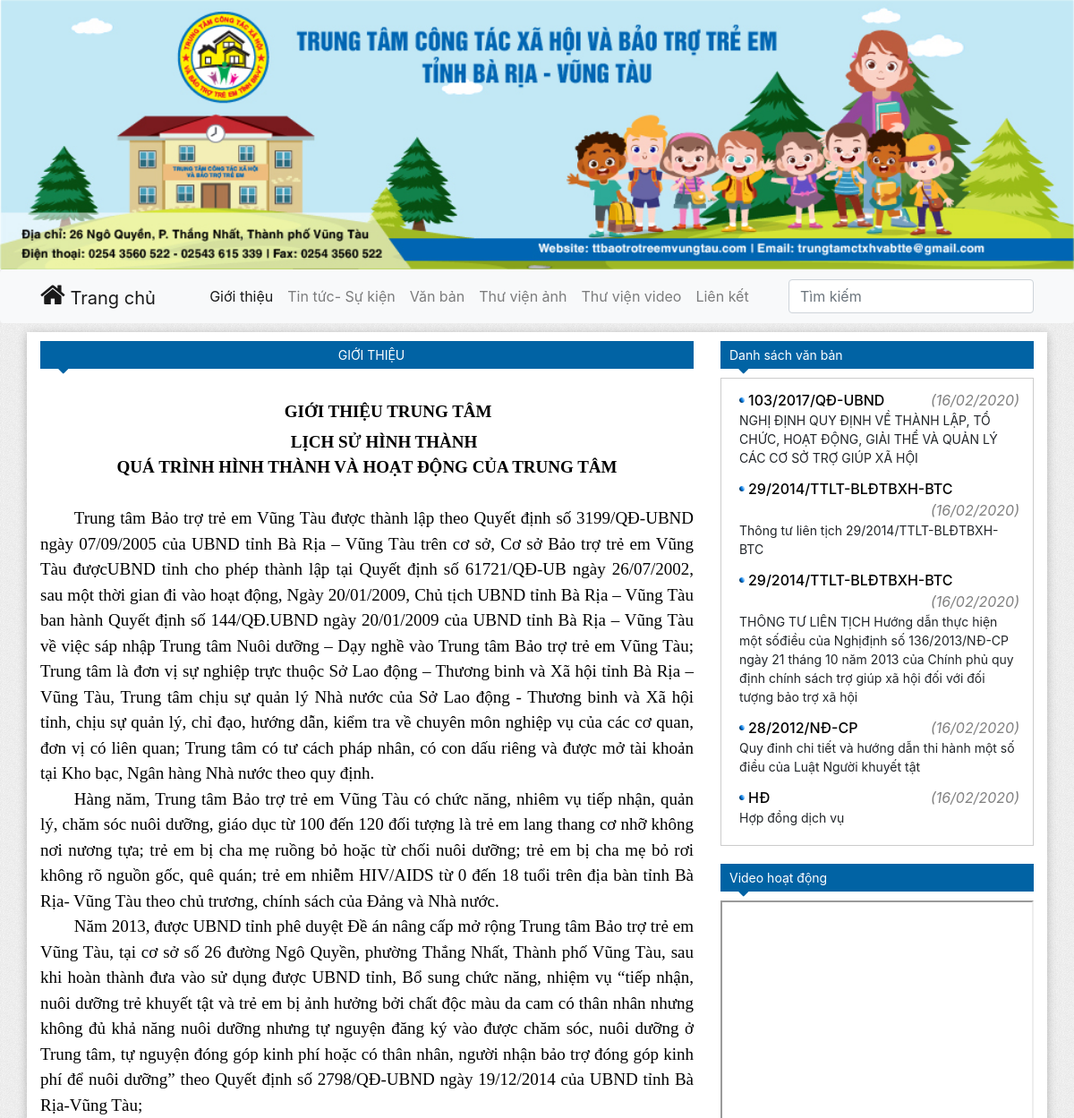
The app's page /about (upper part), older data.
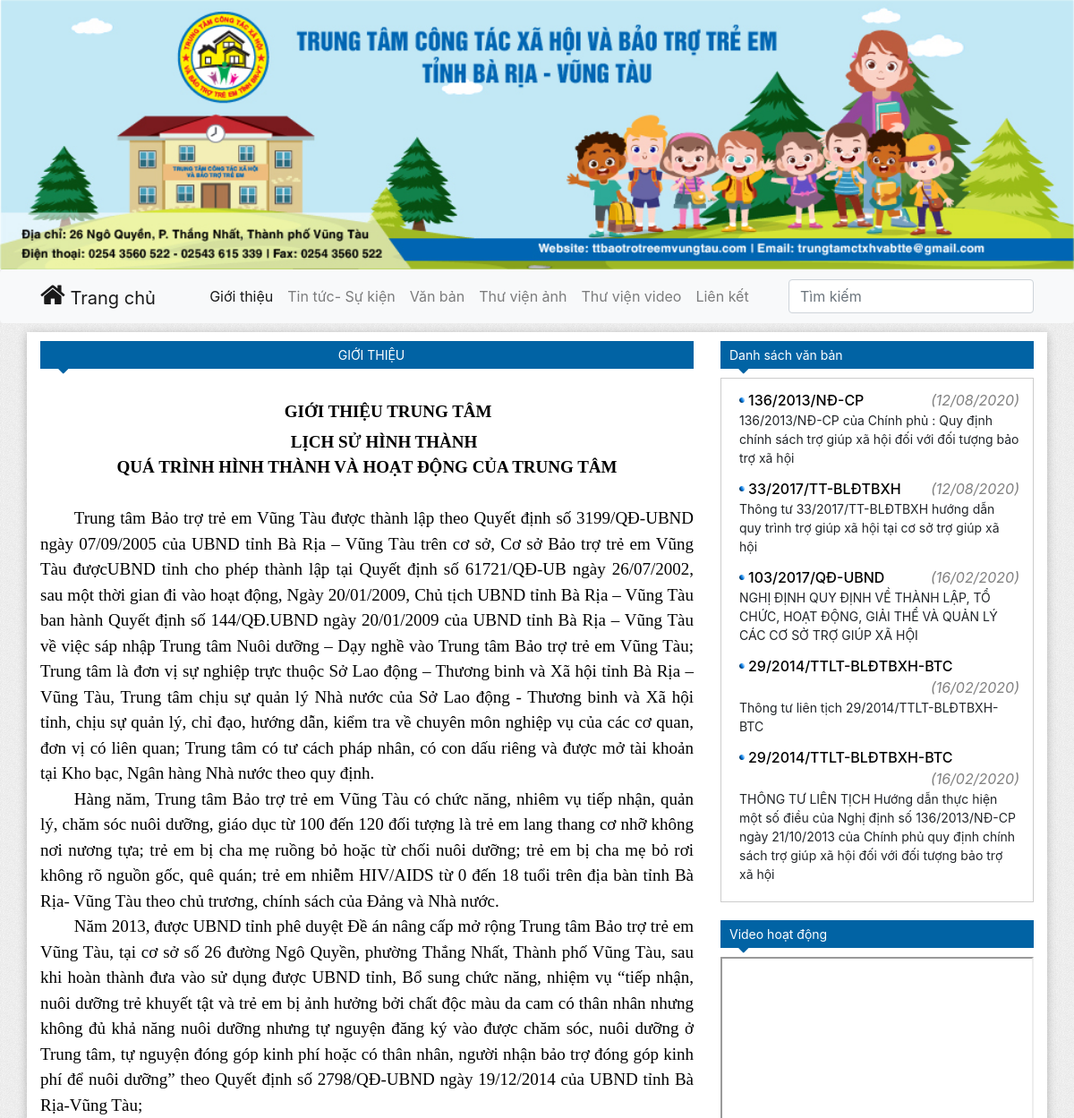
The same page, newer data.
### blog/models.py (models this page shows, shortened)
class PostFile(models.Model):
    type_choices = [
        ('0', 'Cải cách hành chính'),
        ('1', 'Thông báo')
    ]
    author = models.ForeignKey(get_user_model(), on_delete=models.CASCADE)
    number = models.CharField(max_length=200, default='')
    name = models.CharField(max_length=200, default='')
    file = models.FileField()
    type = models.CharField("Loại văn bản", default='0', max_length=100, choices=type_choices)
    created_date = models.DateTimeField(default=timezone.now)

### home/views.py (the view)
# urls.py: path('about', views.about, name='about'),
def about(request):
    files = PostFile.objects.all().order_by('-created_date')[:5]
    images = PostImage.objects.all().order_by('-created_date')[:8]
    return render(request, 'home/about.html', {'files': files, 'images': images})

### blog/models.py (called while the page is built)
    def default_image(self):
        return Image.objects.filter(post_image=self).first()

### templates/home/about.html (shortened to what the changed rows need)
{% extends 'base.html' %}
{% load static %}

### templates/base.html (shortened to what this page needs)
<!doctype html>
<html lang="en">
<head>
    {% load static %}
    <link rel="stylesheet" href="https://stackpath.bootstrapcdn.com/bootstrap/4.3.1/css/bootstrap.min.css"
>
    <link rel="stylesheet" href="https://maxcdn.bootstrapcdn.com/font-awesome/4.7.0/css/font-awesome.min.css">
    <link rel="stylesheet" href="{% static 'css/style.css' %}">
</head>
<body>
<div id="header">
    <img class="image-header" src="{% static 'images/header.jpg' %}">
    <nav class="navbar navbar-expand-lg navbar-light bg-light rounded">
        <div class="container"><a class="navbar-brand" href="{% url 'home:index' %}"><i
                class="icon-home fa fa-home"></i> Trang chủ</a>
            <div class="collapse navbar-collapse" id="navbarsExample09">
                <ul class="navbar-nav m-auto">
                    <li class="nav-item">
                        <a class="nav-link {% if request.path == "/about" %}active{% endif %}" href="{% url 'home:about' %}">Giới thiệu</a>
                    </li>
                    <li class="nav-item">
                        <a class="nav-link {% if request.path == "/blog/post-list/" %}active{% endif %}" href="{% url 'blog:post-list' %}">Tin tức- Sự kiện</a>
                    </li>
                    <li class="nav-item">
                        <a class="nav-link {% if request.path == "/blog/file-list/" %}active{% endif %}" href="{% url 'blog:file-list' %}">Văn bản</a>
                    </li>
                    <li class="nav-item">
                        <a class="nav-link {% if request.path == "/blog/image-list/" %}active{% endif %}" href="{% url 'blog:image-list' %}">Thư viện ảnh</a>
                    </li>
                    <li class="nav-item">
                        <a class="nav-link {% if request.path == "/blog/video-list/" %}active{% endif %}" href="{% url 'blog:video-list' %}">Thư viện video</a>
                    </li>
                    <li class="nav-item">
                        <a class="nav-link" href="#">Liên kết</a>
                    </li>
                </ul>
                <form class="form-inline my-2 my-md-0">
                    <input class="form-control" type="text" placeholder="Tìm kiếm" aria-label="Search">
                </form>
            </div>
        </div>
    </nav>
</div>
<div id="main">
    <div class="container main">
        <div class="row">
            <div class="col-md-8 left">
            <a href="{% block url %} {% endblock %}" class="arrow-title">{% block name %} {% endblock %}</a>
                {% block base %}
                {% endblock %}
            </div>
            <div class="col-md-4 right">
                <div class="item-right">
                    <a href="{% url 'blog:file-list' %}" class="arrow-title">Danh sách văn bản</a>
                    <ul class="files">
                        {% for file in files %}
                            <li class="file-item">
                                <div class="title clearfix">
                                    <a class="file-title" href="{{ file.file.url }}">{{ file.number }}</a>
                                    <div class="date">({{ file.created_date|date:"d/m/Y" }})</div>
                                </div>
                                <div class="name">{{ file.name }}</div>
                            </li>
                        {% endfor %}
                    </ul>
                </div>
                <div class="item-right">
                    <a href="{% url 'blog:video-list' %}" class="arrow-title">Video hoạt động</a>
                    <iframe
                            src="https://www.youtube.com/embed/stjuHGFGP3E">
                    </iframe>
                </div>
            </div>
        </div>
    </div>
</div>
</body>
</html>

Row changes from the older to the newer data that the page shows:
no longer on this page (row unchanged): PostFile: number "28/2012/NĐ-CP", created_date "16/02/2020", name "Quy đinh chi tiết và hướng dẫn thi hành một số điều của Luật Người khuyết tật"
no longer on this page (row unchanged): PostFile: number "HĐ", created_date "16/02/2020", name "Hợp đồng dịch vụ"
added PostFile: number "136/2013/NĐ-CP", created_date "12/08/2020", name "136/2013/NĐ-CP của Chính phủ : Quy định chính sách trợ giúp xã hội đối với đối tượng bảo trợ xã hội"
added PostFile: number "33/2017/TT-BLĐTBXH", created_date "12/08/2020", name "Thông tư 33/2017/TT-BLĐTBXH hướng dẫn quy trình trợ giúp xã hội tại cơ sở trợ giúp xã hội"
changed PostFile: name "…dẫn thực hiện một sốđiều của Nghịđịnh số 136/2013/NĐ-CP ngày 21 tháng 10 năm 2013 của Chính phủ quy…" → "…dẫn thực hiện một số điều của Nghị định số 136/2013/NĐ-CP ngày 21/10/2013 của Chính phủ quy…"
